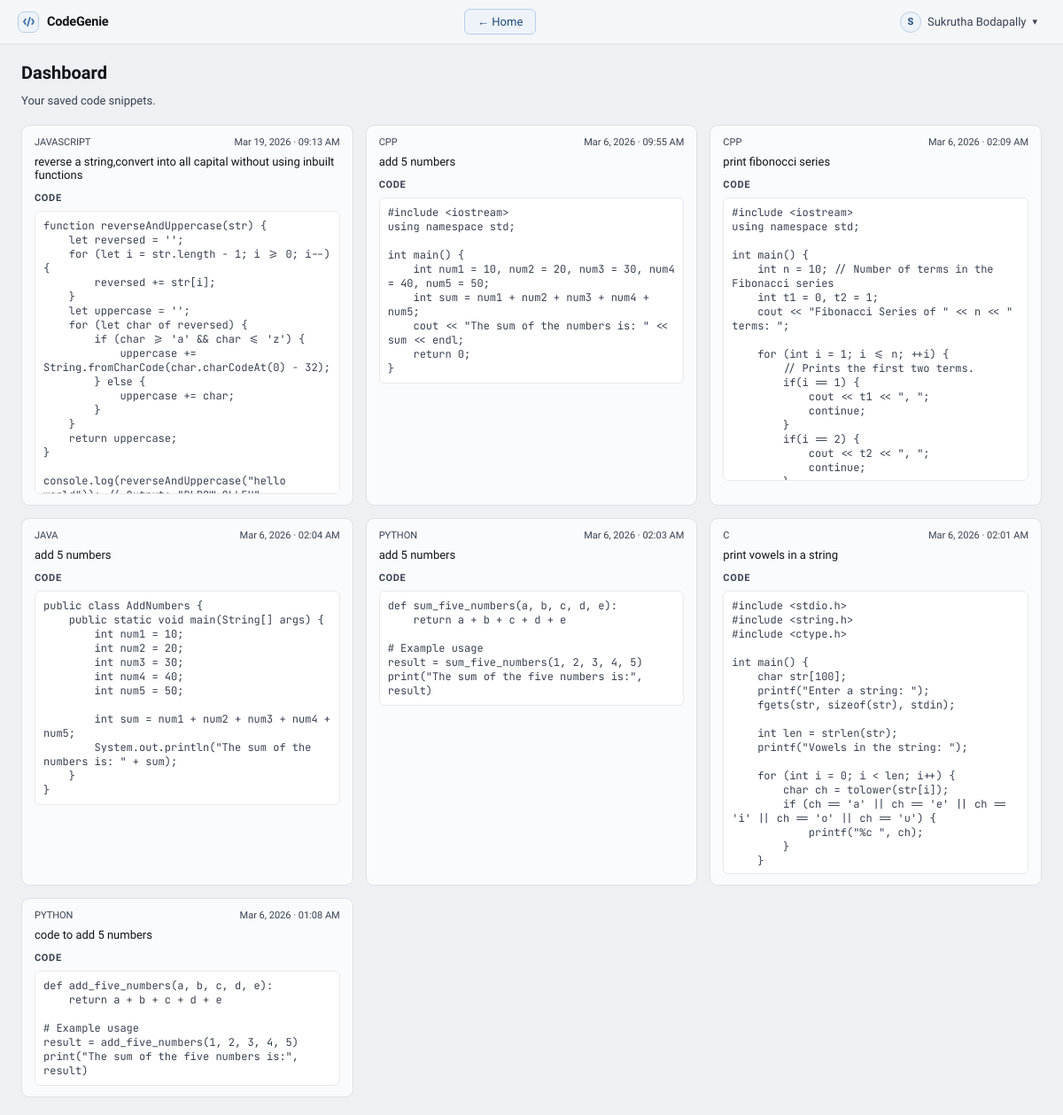
/dashboard (signed in), run on the app's committed database.
### app.py (models this page shows)
class Snippet(db.Model):
    __tablename__ = 'snippets'
    id         = db.Column(db.Integer, primary_key=True)
    user_email = db.Column(db.String(120), nullable=False, index=True)
    prompt     = db.Column(db.Text, nullable=False)
    code       = db.Column(db.Text, nullable=False)
    output     = db.Column(db.Text, nullable=True)
    language   = db.Column(db.String(32), nullable=False, default="plaintext")
    created_at = db.Column(db.DateTime, default=datetime.utcnow, index=True)

### app.py (the view)
@app.route('/dashboard')
def dashboard():
    if 'user' not in session:
        return redirect(url_for('index'))
    user = session['user']
    snippets = (Snippet.query
                .filter_by(user_email=user['email'])
                .order_by(Snippet.created_at.desc())
                .limit(50)
                .all())
    return render_template('dashboard.html', user=user, snippets=snippets)

### templates/dashboard.html (shortened to what this page needs)
<!DOCTYPE html>
<html lang="en">
<head>
</head>
<body>
    <header>
        <div class="logo">
            <div class="logo-mark">
                <svg viewBox="0 0 14 14">
                    <polyline points="3,4 1,7 3,10"></polyline>
                    <polyline points="11,4 13,7 11,10"></polyline>
                    <line x1="8.5" y1="2" x2="5.5" y2="12"></line>
                </svg>
            </div>
            CodeGenie
        </div>
        <button onclick="window.location.href='/homepage'" style="
            padding:6px 14px; background:var(--accent-light); border:1px solid var(--accent-border);
            border-radius:var(--radius-sm); font-size:13px; color:var(--accent-text); font-weight:500;
            cursor:pointer; font-family:inherit; display:flex; align-items:center; gap:5px;">
            ← Home
        </button>
        <div class="user-section">
            <button class="user-menu-button" type="button" onclick="toggleUserMenu(event)">
                <div class="user-avatar" id="user-avatar">U</div>
                <span id="user-name">{{ user.name }}</span>
                <span class="user-menu-caret">▾</span>
            </button>
        </div>
    </header>
    <div class="page-body">
        <div class="page-title">Dashboard</div>
        <div class="page-subtitle">Your saved code snippets.</div>
        {% if snippets %}
        <div class="snippet-grid">
            {% for s in snippets %}
            <div class="snippet-card">
                <div class="snippet-meta">
                    <span>{{ s.language|upper }}</span>
                    <span class="ts" data-ts="{{ s.created_at.isoformat() }}"></span>
                </div>
                <div class="snippet-prompt">{{ s.prompt }}</div>
                <div class="snippet-label">Code</div>
                <pre class="snippet-code">{{ s.code }}</pre>
            </div>
            {% endfor %}
        </div>
        {% else %}
        <div class="empty-state">
            No snippets saved yet. Generate some code on the homepage and use the “Save” button to add it here.
        </div>
        {% endif %}
    </div>
</body>
</html>

### templates/dashboard.html (style rules this page uses)
:root { --bg: #eef0f3; --surface: #f5f6f8; --surface-raised: #fafbfc; --border: #dde1e7; --border-soft: #e6e9ed; --text: #0f1419; --text-secondary: #374151; --accent: #3a6ea8; --accent-light: #eef3fa; --accent-border: #b8cfe8; --accent-text: #1e4976; --radius: 9px; --radius-sm: 6px; --header-h: 50px; }
*, *::before, *::after { margin: 0; padding: 0; box-sizing: border-box; }
html, body { height: 100%; font-family: 'Plus Jakarta Sans', sans-serif; background: var(--bg); color: var(--text); -webkit-font-smoothing: antialiased; }
header { height: var(--header-h); background: var(--surface); border-bottom: 1px solid var(--border); padding: 0 20px; display: flex; justify-content: space-between; align-items: center; }
.logo { display: flex; align-items: center; gap: 9px; font-size: 14.5px; font-weight: 600; color: var(--text); letter-spacing: -0.2px; }
.logo-mark { width: 24px; height: 24px; border-radius: 7px; background: var(--accent-light); border: 1px solid var(--accent-border); display: flex; align-items: center; justify-content: center; }
.logo-mark svg { width: 13px; height: 13px; stroke: var(--accent); fill: none; stroke-width: 1.8; stroke-linecap: round; stroke-linejoin: round; }
.user-section { display: flex; align-items: center; gap: 8px; position: relative; }
.user-menu-button { display: flex; align-items: center; gap: 7px; background: transparent; border: 1px solid transparent; padding: 4px 8px; border-radius: var(--radius-sm); cursor: pointer; font-family: inherit; font-size: 13px; color: var(--text-secondary); }
.user-avatar { width: 24px; height: 24px; border-radius: 50%; background: var(--accent-light); border: 1px solid var(--accent-border); display: flex; align-items: center; justify-content: center; color: var(--accent-text); font-weight: 600; font-size: 11px; }
.user-menu-caret { font-size: 11px; }
.page-body { padding: 20px 24px; }
.page-title { font-size: 20px; font-weight: 600; margin-bottom: 12px; }
.page-subtitle { font-size: 13px; color: var(--text-secondary); margin-bottom: 20px; }
.snippet-grid { display: grid; grid-template-columns: repeat(auto-fill, minmax(280px, 1fr)); gap: 14px; }
.snippet-card { background: var(--surface-raised); border: 1px solid var(--border); border-radius: var(--radius); padding: 12px 14px; display: flex; flex-direction: column; gap: 8px; }
.snippet-meta { display: flex; justify-content: space-between; align-items: center; font-size: 11px; color: var(--text-secondary); }
.snippet-prompt { font-size: 13px; font-weight: 500; color: var(--text); }
.snippet-label { font-size: 11px; font-weight: 600; color: var(--text-secondary); text-transform: uppercase; letter-spacing: 0.06em; margin-top: 4px; }
.snippet-code { font-family: 'JetBrains Mono', monospace; font-size: 12px; color: var(--text-secondary); background: #ffffff; border-radius: var(--radius-sm); border: 1px solid var(--border-soft); padding: 8px 9px; max-height: 320px; overflow: auto; white-space: pre-wrap; }

### data on the page
Snippet: language "JAVASCRIPT", prompt "reverse a string,convert into all capital without using inbuilt functions", code "function reverseAndUppercase(str) { let reversed = ''; for (let i = str.length - 1; i >= 0; i--) { reversed += str[i]; } let uppercase = ''; for (let char of reversed) { if (char >= 'a' && char <= 'z') { uppercase += String.fromCharCode(char.charCodeAt(0) - 32); } else { uppercase += char; } } return uppercase; } console.log(reverseAndUppercase(\"hello…"
Snippet: language "CPP", prompt "add 5 numbers", code "#include <iostream> using namespace std; int main() { int num1 = 10, num2 = 20, num3 = 30, num4 = 40, num5 = 50; int sum = num1 + num2 + num3 + num4 + num5; cout << \"The sum of the numbers is: \" << sum << endl; return 0; }"
Snippet: language "CPP", prompt "print fibonocci series", code "#include <iostream> using namespace std; int main() { int n = 10; // Number of terms in the Fibonacci series int t1 = 0, t2 = 1; cout << \"Fibonacci Series of \" << n << \" terms: \"; for (int i = 1; i <= n; ++i) { // Prints the first two terms. if(i == 1) { cout << t1 << \", \"; continue; } if(i == 2) { cout << t2 << \", \"; continue;…"
Snippet: language "JAVA", prompt "add 5 numbers", code "public class AddNumbers { public static void main(String[] args) { int num1 = 10; int num2 = 20; int num3 = 30; int num4 = 40; int num5 = 50; int sum = num1 + num2 + num3 + num4 + num5; System.out.println(\"The sum of the numbers is: \" + sum); } }"
Snippet: language "PYTHON", prompt "add 5 numbers", code "def sum_five_numbers(a, b, c, d, e): return a + b + c + d + e # Example usage result = sum_five_numbers(1, 2, 3, 4, 5) print(\"The sum of the five numbers is:\", result)"
Snippet: language "C", prompt "print vowels in a string", code "#include <stdio.h> #include <string.h> #include <ctype.h> int main() { char str[100]; printf(\"Enter a string: \"); fgets(str, sizeof(str), stdin); int len = strlen(str); printf(\"Vowels in the string: \"); for (int i = 0; i < len; i++) { char ch = tolower(str[i]); if (ch == 'a' || ch == 'e' || ch == 'i' || ch == 'o' || ch == 'u') { printf(\"%c \", ch); } }…"
Snippet: language "PYTHON", prompt "code to add 5 numbers", code "def add_five_numbers(a, b, c, d, e): return a + b + c + d + e # Example usage result = add_five_numbers(1, 2, 3, 4, 5) print(\"The sum of the five numbers is:\", result)"

### other printed values
{{ user.name }} "Sukrutha Bodapally"
